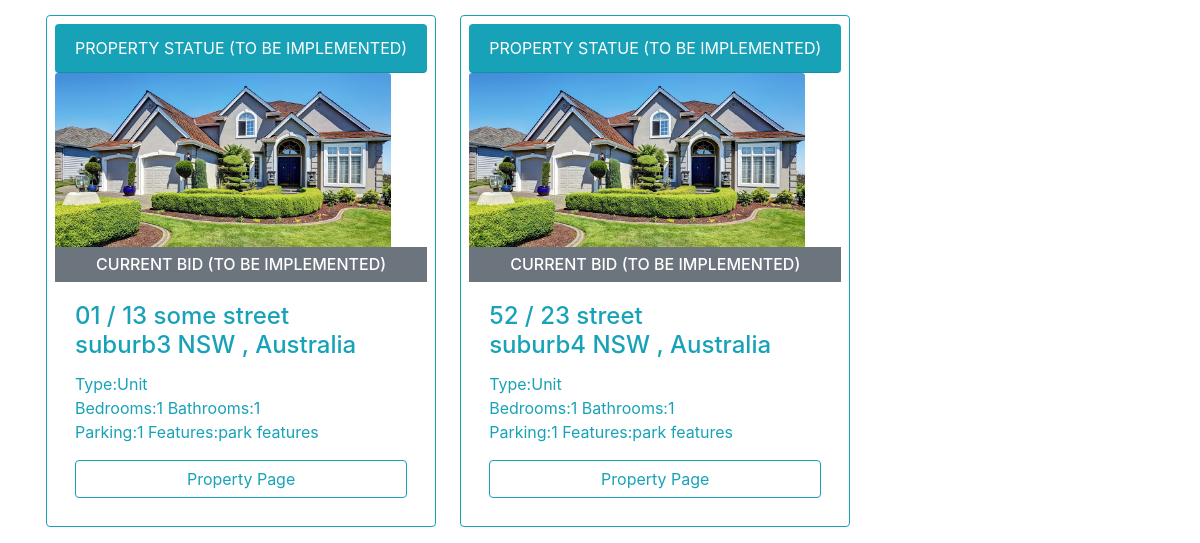
Page /search (signed in, lower part) on the earlier database version.
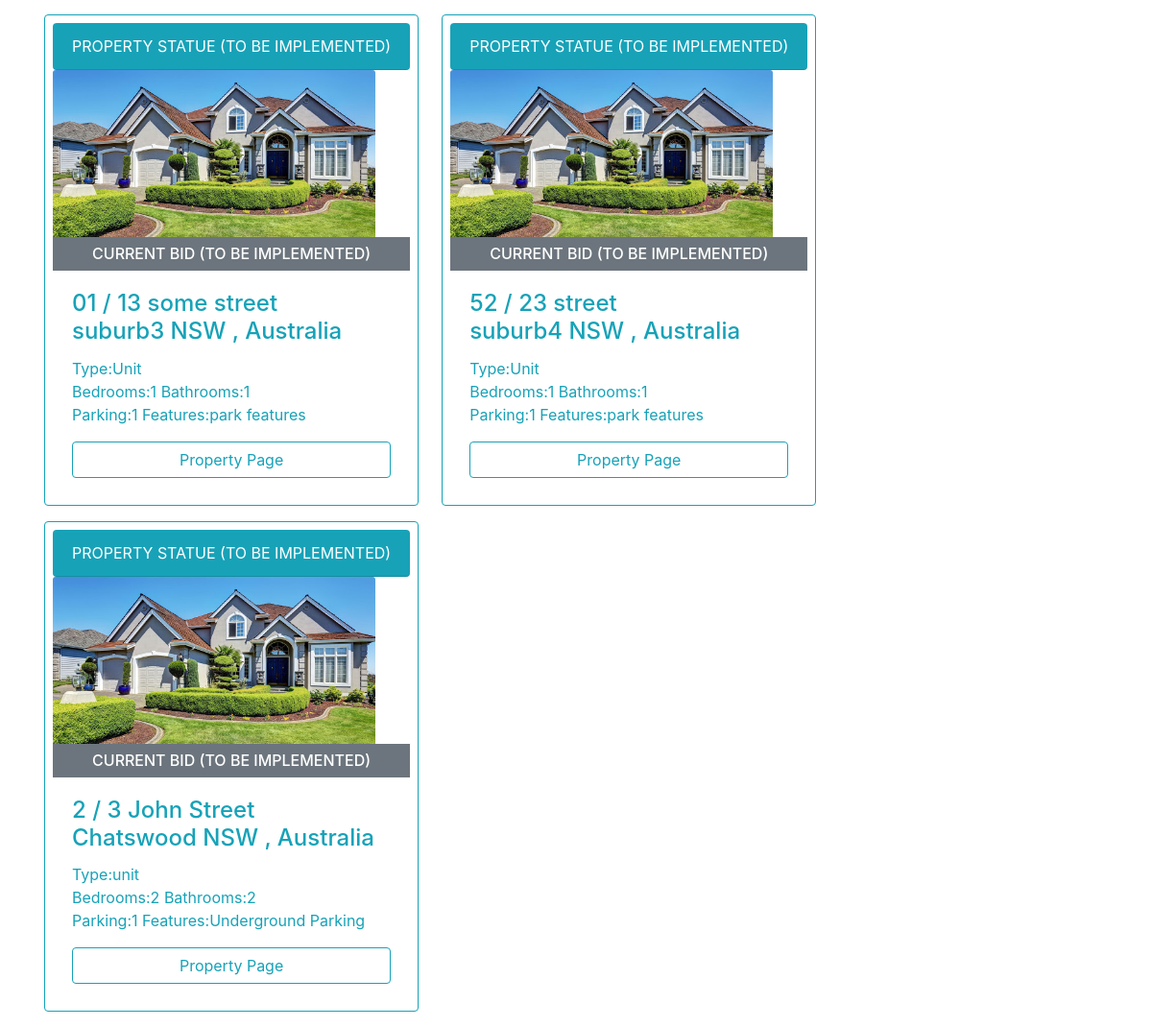
Same page on the later database version.
### models.py (models this page shows, shortened)
class Property(db.Model):
    __tablename__ = 'Property'
    id = db.Column(db.Integer, primary_key = True)
    property_type = db.Column(db.String)
    add_unit = db.Column(db.String(100))
    add_num = db.Column(db.String(100))
    add_name = db.Column(db.String(100))
    add_suburb = db.Column(db.String(100))
    add_state = db.Column(db.String(3))
    add_pc = db.Column(db.String(4))
    num_bedrooms = db.Column(db.Integer)
    num_parking = db.Column(db.Integer)
    num_bathrooms = db.Column(db.Integer)
    parking_features = db.Column(db.String)
    building_size = db.Column(db.Integer)
    land_size = db.Column(db.Integer)
    inspection_date = db.Column(db.DateTime)
    description = db.Column(db.String(2000))
    year_built = db.Column(db.Integer)
    seller = db.Column(db.Integer, db.ForeignKey('User.id'))
    auctionId = db.relationship('AuctionDetails', backref='Property', uselist=False)
    photo_collection = db.relationship('Photos', backref='Property', lazy='dynamic')

### routes.py (the view, shortened to what this page needs)
@app.route('/search', methods=['POST','GET'])
@login_required
def search():
    form=searchForm()
    available_suburbs=db.session.query(Property.add_suburb).distinct(Property.add_suburb)
    form.suburb.choices=[("")]+[(i.add_suburb) for i in available_suburbs]
    full_list=db.session.query(Property.id, Property.property_type, Property.add_unit, Property.add_num,
                                Property.add_name, Property.add_suburb, Property.add_state, Property.add_pc, Property.num_bedrooms,
                                Property.num_parking, Property.num_bathrooms, Property.parking_features, Property.building_size,
                                Property.land_size, Property.inspection_date, Property.description,Property.year_built, Property.seller,
                                AuctionDetails.AuctionStart, AuctionDetails.AuctionEnd).outerjoin(AuctionDetails)
    property_Id=[]
    return render_template('search.html', title='search', form=form, properties=full_list)

### models.py (called while the page is built)
@login_manager.user_loader
def load_user(id):
    return User.query.get(id)

### templates/search.html (shortened to what this page needs)
{% extends "base.html" %}
{% block content %}
	<div class="row col-xl-15">
		{% if not properties %}
				<div style="width:100%; text-align: center;">
				<h2 class="text-info">No results found.</h2>
				</div>
			</div>
		{% else %}
			{% for item in properties %}
				<div class="card border-info p-2 col-md-3.8 ml-3 mr-2 mb-3">
					<div class="card-header rounded text-center bg-info text-white"> PROPERTY STATUE (TO BE IMPLEMENTED)</div>
					<img class="card-img-top" src="static/propertyImage/unnamed.jpg" alt="Card image cap" style="width:335.81px; height: 180px;" >
					<h6 class="card-subtitle pt-2 pb-2 text-center bg-secondary text-white" >CURRENT BID (TO BE IMPLEMENTED)</h6>
					<div class="card-body text-info">
						<h4 class="card-title">
							{% if item.add_unit %}
								{{item.add_unit}} /
							{% endif %}
							{{item.add_num}} {{item.add_name}}<br>{{item.add_suburb}} {{item.add_state}} {{item.pc}}, Australia
						</h4>
						<p class="card-text">Type:{{item.property_type}} <br>Bedrooms:{{item.num_bedrooms}} Bathrooms:{{item.num_bedrooms}} <br>Parking:{{item.num_parking}} Features:{{item.parking_features}} </p>
						<a href={{ url_for("viewProperty", property_id=item.id) }} class="btn btn-outline-info" style="width: 100%;">Property Page</a>
					</div>
				</div>
			{% endfor %}
		{% endif %}
	</div>
{% endblock %}

### templates/base.html (shortened to what this page needs)
<!DOCTYPE html>
<html lang="en">
<head>
    <link rel="stylesheet" type="text/css" href="../static/css/main.css">
    <link rel="stylesheet" href="https://maxcdn.bootstrapcdn.com/bootstrap/4.0.0/css/bootstrap.min.css">
</head>
<body>
      <main role="main" class="container" style="margin-top: 70px;">
        <div class="row">
          <div class="col-md-12">
            {% block content %}{% endblock %}
          </div>
        </div>
      </main>
</body>
</html>

### static/css/main.css (style rules this page uses)
body { background: #fafafa; color: #333333; margin-top: 5rem; }
h1, h2, h3, h4, h5, h6 { color: #444444; }

Differences in the rows shown:
added Property: add_unit "2", add_num "3", add_name "John Street", add_suburb "Chatswood", add_state "NSW", property_type "unit", num_bedrooms "2", num_parking "1", parking_features "Underground Parking"
